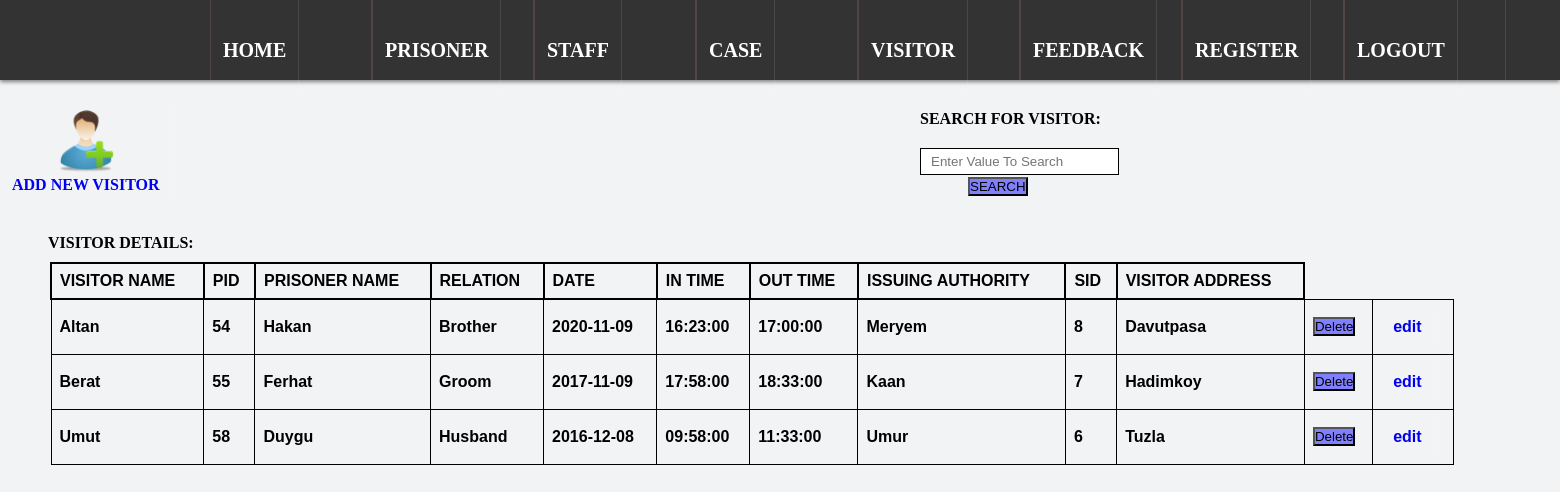
Screenshot of /viewVisitor.php with the database file from the repository.
### tables this page shows
CREATE TABLE `visitor` (
  `PID` int(11) NOT NULL,
  `VISITOR_NAME` varchar(30) NOT NULL,
  `PRISONER_NAME` varchar(30) NOT NULL,
  `RELATION` varchar(30) NOT NULL,
  `DATE` date NOT NULL,
  `IN_TIME` time NOT NULL,
  `OUT_TIME` time NOT NULL,
  `ISSUING_AUTHORITY` varchar(30) NOT NULL,
  `SID` int(11) NOT NULL,
  `VISITOR_ADDRESS` text NOT NULL
);

### viewVisitor.php (the view, shortened to what this page needs)
<?php
include 'index.php';
if(isset($_REQUEST["search"]))
{
    $valueToSearch = $_POST["valueToSearch"];
	$query = "SELECT * FROM visitor WHERE CONCAT(`PID`,`VISITOR_NAME`, `PRISONER_NAME`, `RELATION`,`DATE`,`IN_TIME`,`OUT_TIME`,`ISSUING_AUTHORITY`,`SID`,`VISITOR_ADDRESS`) LIKE '%".$valueToSearch."%'";
    $search_result = filterTable($query);
}
 else {
    $query = "SELECT * FROM visitor";
    $search_result = filterTable($query);
}
function filterTable($query)
{
    $connect = mysqli_connect("localhost", "root", "", "PMS");
    $filter_Result = mysqli_query($connect, $query);
    return $filter_Result;
}
?>
<body style="background-color:#F2F3F4;">
<!DOCTYPE html>
<html>
    <head>
    </head>
    <body>
        <ul class="group">
<a href="addVisitor.php">
<img src="images/addprisoner.png" alt="Add VISITOR" width="62" height="62" border="0"> <br>ADD NEW VISITOR</a>
        <form action="viewVisitor.php" method="post">
		<div class="search">
		<strong>SEARCH FOR VISITOR:<br><br>
            <input type="text" name="valueToSearch" placeholder="Enter Value To Search"><br>
            &#8195;&#8195;&#8195;<input type="submit" name="search" value="SEARCH"><br><br>
           </div>
		   </ul>
		   &#8195;&#8195;&#8195;<strong><b>VISITOR DETAILS:</strong>
            <table>
                <tr>
				<th>VISITOR NAME</th>
                    <th>PID</th>
			<th>PRISONER NAME</th>
			<th>RELATION</th>
            <th>DATE</th>
			<th>IN TIME</th>
			<th>OUT TIME</th>
			<th>ISSUING AUTHORITY</th>
                <th>SID</th>
				<th>VISITOR ADDRESS</th>
				</tr>
                <?php while($row = mysqli_fetch_assoc($search_result)):?>
                <tr>
				<td><?php echo $row['VISITOR_NAME']; ?></td>
                  <td><?php echo $row['PID']; ?></td>
            <td><?php echo $row['PRISONER_NAME']; ?></td>
			<td><?php echo $row['RELATION']; ?></td>
			<td><?php echo $row['DATE']; ?></td>
            <td><?php echo $row['IN_TIME']; ?></td>
			<td><?php echo $row['OUT_TIME']; ?></td>
			<td><?php echo $row['ISSUING_AUTHORITY']; ?></td>
			<td><?php echo $row['SID'];?> </td>
			<td><?php echo $row['VISITOR_ADDRESS']; ?></td>
			<td class="contact-delete">
    <form action='viewVisitor.php?delete="<?php echo $row['PID']; ?>"' method="get">
        <input type="submit" name="submit" value="Delete" onclick="return confirm('Are you sure to delete?')"> </td>
			<td> <?php echo "<a href='updateVisitor.php?edit=$row[PID]'>edit<br />"; ?></td>
                </tr>
                <?php endwhile;?>
				</table>
    </body>
</html>

### index.php (style rules this page uses)
* { margin: 0px; padding: 0px; }

### viewVisitor.php (style rules this page uses)
table { font-family: arial, sans-serif; border-collapse: collapse; width: 90%; margin:10px 10px 10px 50px; }
td { border: 1px solid black; text-align: left; text-size:4px; padding: 8px; }
th { text-size:4px; border: 2px solid black; text-align: left; padding: 8px; }
a { float: left; padding: 10px 12px; color: solid black; text-decoration: none; font-weight: bold; text-align: center; border-right: 1px solid rgba(255,255,255,0.1); }
.search { background: #F2F3F4;; width: 60%; border-radius: 50px; padding: 10px 20px; margin: 20px 10px 10px 900px; }
input[type=text] { padding: 5px 10px; margin: 2px 0; display: inline-block; border: 1.5px solid black; box-sizing: border-box; }
input[type=submit] { text-align: center; display: inline-block; background-color: #8080ff; cursor: pointer; }

### rows the page displays
visitor: VISITOR_NAME "Altan", PID "54", PRISONER_NAME "Hakan", RELATION "Brother", DATE "2020-11-09", IN_TIME "16:23:00", OUT_TIME "17:00:00", ISSUING_AUTHORITY "Meryem", SID "8", VISITOR_ADDRESS "Davutpasa"
visitor: VISITOR_NAME "Berat", PID "55", PRISONER_NAME "Ferhat", RELATION "Groom", DATE "2017-11-09", IN_TIME "17:58:00", OUT_TIME "18:33:00", ISSUING_AUTHORITY "Kaan", SID "7", VISITOR_ADDRESS "Hadimkoy"
visitor: VISITOR_NAME "Umut", PID "58", PRISONER_NAME "Duygu", RELATION "Husband", DATE "2016-12-08", IN_TIME "09:58:00", OUT_TIME "11:33:00", ISSUING_AUTHORITY "Umur", SID "6", VISITOR_ADDRESS "Tuzla"
